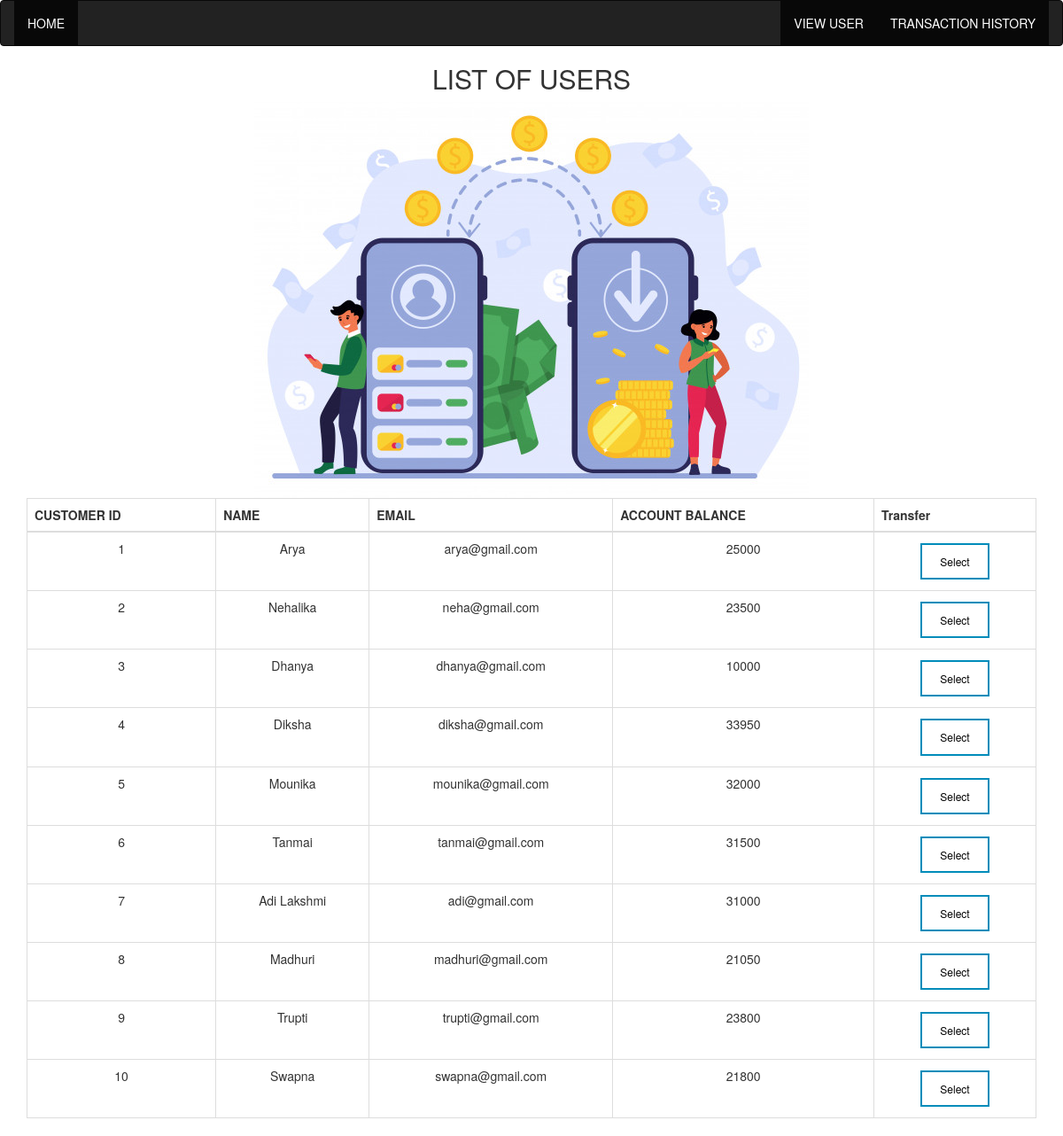
Page /check_transfer.php on the committed database.
### tables this page shows
CREATE TABLE `users` (
  `name` varchar(50) NOT NULL,
  `email` varchar(50) NOT NULL,
  `amount` double DEFAULT NULL
);

### getdetail.php (the view, shortened to what this page needs)
<?php
$con=mysqli_connect('localhost','root','','Basic-Banking-System');
$q="select * from users ";
$result=mysqli_query($con,$q);
?>
<!DOCTYPE html>
<html>
    <head>
        <link rel="stylesheet" href="https://maxcdn.bootstrapcdn.com/bootstrap/3.3.7/css/bootstrap.min.css" >
</head>
<body>
		<div>
		<nav class="navbar navbar-inverse">
                <div class="container-fluid">
                  <ul class="nav navbar-nav">
                    <li class="active"><a href="home.php">HOME</a></li>
                  </ul>
                  <div class="collapse navbar-collapse" id="myNavbar">
                    <ul class="nav navbar-nav navbar-right">
                        <li class="active"><a href="getdetail.php">VIEW USER</a></li>
                        <li class="active"><a href="transaction.php">TRANSACTION HISTORY</a></li>
                    </ul>
                  </div>
                </div>
              </nav>
        </div>
        <div>
            <center><h2>LIST OF USERS</h2></center>
            <img src="imgs\transaction.jpg" alt="TRANSFER MONEY" class="center" >
        </div>
        <div class="container">
            <div class="table-responsive">
            <table class="table table-hover table-bordered">
			<thead>
			<tr class="bg-dark text-white text-center"><th>CUSTOMER ID </th> <th>NAME </th> <th>EMAIL </th> <th>ACCOUNT BALANCE</th>  <th>Transfer</th></tr>
			</thead>
                <tbody>
                    <tr class="text-center">
						<?php
							$row=mysqli_fetch_array($result);
						?>
						<td> 1</td>
						<td><?php echo  $row["name"]; ?></td>
						<td><?php echo  $row["email"]; ?></td>
						<td><?php echo  $row["amount"]; ?></td>
						<td>
							<form action="user.php" method="post"  class="view">
								<button class="button" type="submit" name="name" value="Arya">Select</button>
							</form>
						</td>
					</tr>
					<tr class="text-center">
						<?php
							$row=mysqli_fetch_array($result);
						?>
						<td> 2</td>
						<td><?php echo  $row["name"]; ?></td>
						<td><?php echo  $row["email"]; ?></td>
						<td><?php echo  $row["amount"]; ?></td>
						<td>
							<form action="user.php" method="post" class="view">
								<button class="button" type="submit" name="name" value="Nehalika">Select</button>
							</form>
						</td>
					</tr>
					<tr class="text-center">
						<?php
							$row=mysqli_fetch_array($result);
						?>
						<td> 3</td>
						<td><?php echo  $row["name"]; ?></td>
						<td><?php echo  $row["email"]; ?></td>
						<td><?php echo  $row["amount"]; ?></td>
						<td>
							<form action="user.php" method="post" class="view">
							<button class="button" type="submit" name="name" value="Dhanya">Select</button>
							</form>
						</td>
					</tr>
					<tr class="text-center">
						<?php
							$row=mysqli_fetch_array($result);
						?>
						<td> 4</td>
						<td><?php echo  $row["name"]; ?></td>
						<td><?php echo  $row["email"]; ?></td>
						<td><?php echo  $row["amount"]; ?></td>
						<td>
							<form action="user.php" method="post" class="view">
							<button class="button" type="submit" name="name" value="Diksha">Select</button>
							</form>
						</td>
					</tr>
					<tr class="text-center">
						<?php
							$row=mysqli_fetch_array($result);
						?>
						<td> 5</td>
						<td><?php echo  $row["name"]; ?></td>
						<td><?php echo  $row["email"]; ?></td>
						<td><?php echo  $row["amount"]; ?></td>
						<td>
							<form action="user.php" method="post" class="view">
							<button class="button" type="submit" name="name" value="Mounika">Select</button>
							</form>
						</td>
					</tr>
					<tr class="text-center">
						<?php
							$row=mysqli_fetch_array($result);
						?>
						<td> 6</td>
						<td><?php echo  $row["name"]; ?></td>
						<td><?php echo  $row["email"]; ?></td>
						<td><?php echo  $row["amount"]; ?></td>
						<td>
							<form action="user.php" method="post" class="view">
							<button class="button" type="submit" name="name" value="Tanmai">Select</button>
							</form>
						</td>
					</tr>
					<tr class="text-center">
						<?php
							$row=mysqli_fetch_array($result);
						?>
						<td> 7</td>
						<td><?php echo  $row["name"]; ?></td>
						<td><?php echo  $row["email"]; ?></td>
						<td><?php echo  $row["amount"]; ?></td>
						<td>
							<form action="user.php" method="post" class="view">
							<button class="button" type="submit" name="name" value="Adi Lakshmi">Select</button>
							</form>
						</td>
					</tr>
					<tr class="text-center">
						<?php
							$row=mysqli_fetch_array($result);
						?>
						<td> 8</td>
						<td><?php echo  $row["name"]; ?></td>
						<td><?php echo  $row["email"]; ?></td>
						<td><?php echo  $row["amount"]; ?></td>
						<td>
							<form action="user.php" method="post" class="view">
							<button class="button" type="submit" name="name" value="Madhuri">Select</button>
							</form>
						</td>
					</tr>
					<tr class="text-center">
						<?php
							$row=mysqli_fetch_array($result);
						?>
						<td> 9</td>
						<td><?php echo  $row["name"]; ?></td>
						<td><?php echo  $row["email"]; ?></td>
						<td><?php echo  $row["amount"]; ?></td>
						<td>
							<form action="user.php" method="post" class="view">
							<button class="button" type="submit" name="name" value="Trupti">Select</button>
							</form>
						</td>
					</tr>
					<tr class="text-center">
						<?php
							$row=mysqli_fetch_array($result);
						?>
						<td> 10</td>
						<td><?php echo  $row["name"]; ?></td>
						<td><?php echo  $row["email"]; ?></td>
						<td><?php echo  $row["amount"]; ?></td>
						<td>
							<form action="user.php" method="post" class="view">
							<button class="button" type="submit" name="name" value="Swapna">Select</button>
							</form>
						</td>
					</tr>
                </tbody>
            </table>
</body>
</html>

### check_transfer.php (shortened to what this page needs)
<?php
$con=mysqli_connect('localhost','root','','Basic-Banking-System');
$name1=$_SESSION['name'];
$q="select amount from users where name='$name1'";
$result=mysqli_query($con,$q);
$row=mysqli_fetch_array($result);
$var=$row['amount'];
if ( $var >= $_POST["transfer"] )
{
    include 'getdetail.php';
}
else
{
	include 'getdetail.php';
    $message="Insufficient Balance";
   echo"<script type='text/javascript'>alert('$message');
   </script>";
}
?>

### getdetail.php (style rules this page uses)
.center { display: block; margin-left: auto; margin-right: auto; }
.button { background-color: blue; border: none; color: white; padding: 10px 20px; text-align: center; text-decoration: none; display: inline-block; font-size: 12px; margin: 4px 2px; transition-duration: 0.4s; cursor: pointer; }
.button { background-color: white; color: black; border: 2px solid #008CBA; }

### rows in the picture
users: name "Arya", email "arya@gmail.com", amount "25000"
users: name "Nehalika", email "neha@gmail.com", amount "23500"
users: name "Dhanya", email "dhanya@gmail.com", amount "10000"
users: name "Diksha", email "diksha@gmail.com", amount "33950"
users: name "Mounika", email "mounika@gmail.com", amount "32000"
users: name "Tanmai", email "tanmai@gmail.com", amount "31500"
users: name "Adi Lakshmi", email "adi@gmail.com", amount "31000"
users: name "Madhuri", email "madhuri@gmail.com", amount "21050"
users: name "Trupti", email "trupti@gmail.com", amount "23800"
users: name "Swapna", email "swapna@gmail.com", amount "21800"
